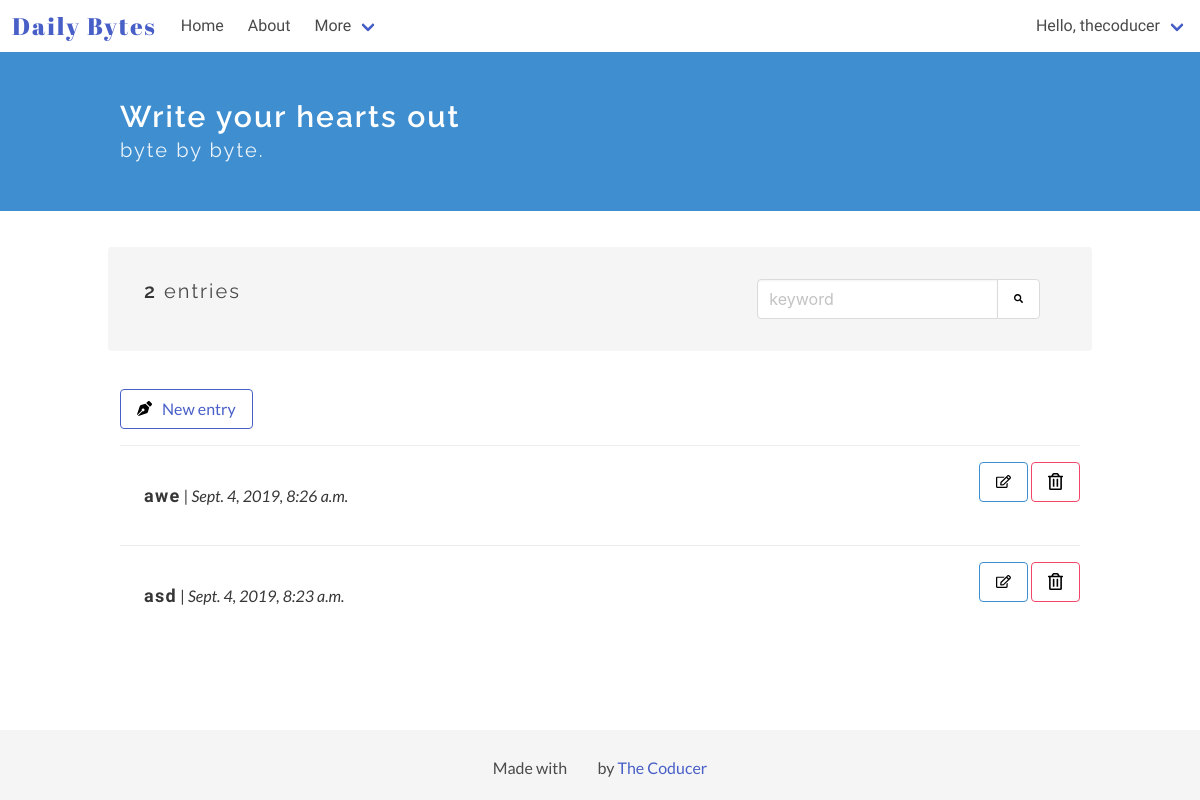
Page / (signed in) on the earlier database version.
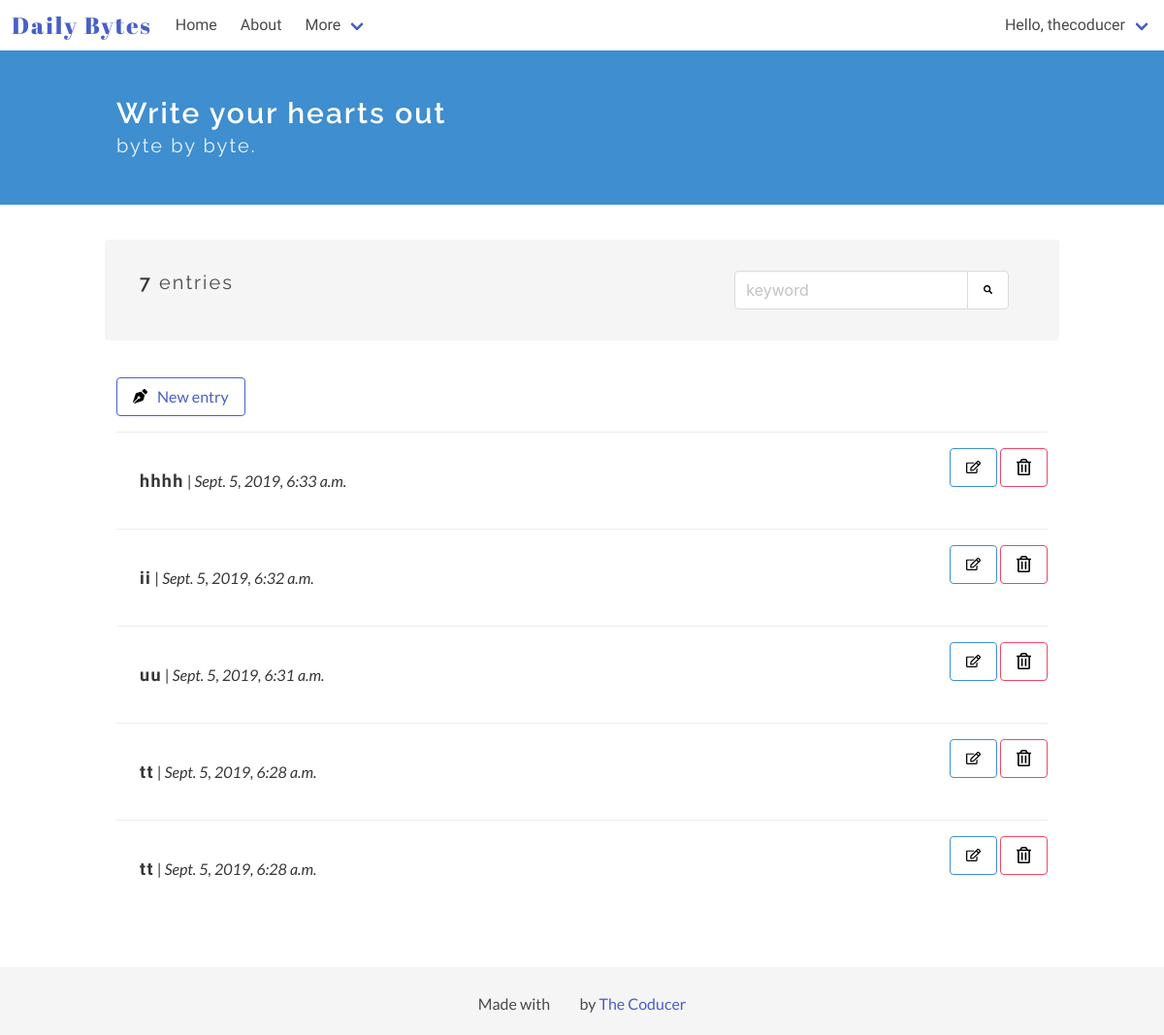
Same page on the later database version.
### diary_app/models.py (models this page shows)
class Entry(models.Model):
    author = models.ForeignKey(User, on_delete=models.CASCADE) # User is an auth model
    title = models.CharField(max_length=100, default='', verbose_name="")
    text = RichTextUploadingField(verbose_name="")
    date_posted = models.DateTimeField(auto_now_add = True)
    bio = models.TextField(max_length=500, blank=True)
    drafts = models.BooleanField(default=False)
    """ def __str__(self):
        return 'Entry #{}'.format(self.id) """
    class Meta:
        verbose_name_plural = 'entries'

### diary_app/views.py (the view)
# urls.py: 2. Add a URL to urlpatterns:  path('', views.home, name='home')
@login_required
def home(request):
    entries = Entry.objects.filter(author=request.user)
    count_entries = entries.count()
    entries = entries.order_by('-date_posted')
    paginator = Paginator(entries, 5)
    page = request.GET.get('page')
    entries = paginator.get_page(page)
    context = {'entries': entries, 'count_entries': count_entries}
    return render(request, 'diary_app/home.html', context)

### diary_app/templates/diary_app/home.html (shortened to what this page needs)
<!DOCTYPE html>
<html lang="en">
<head>
</head>
<body>
    {% extends "./base.html" %}
    {% block content %}
    {% load static %}
    <section class="hero is-info">
        <div class="hero-body">
        <div class="container">
            <h1 class="title">
                Write your hearts out
            </h1>
            <h2 class="subtitle">
                byte by byte.
            </h2>
        </div>
        </div>
    </section>
    <section class="section">
        <div class="container">
            <div class="container my-top-bar">
            <div class="columns notification">
                <div class="column is-two-thirds">
                    <p class="subtitle is-5">
                        {% if count_entries < 1 %}
                            You don't have any entries
                        {% else %}
                            <strong>{{ count_entries }}</strong> entries
                        {% endif %}
                    </p>
                </div>
                <div class="column">
                <div class="field has-addons">
                    <p class="control">
                        <input class="input" type="text" placeholder="keyword">
                    </p>
                    <p class="control">
                        <button class="button">
                            <img class="search-icon" src="{% static '/images/search.svg' %}" alt="Add new byte" width=15px height=15px>
                        </button>
                    </p>
                    </div>
                    </div>
                </div>
                </div>
        <article class="media">
            <div class="media-content">
                <div class="content">
                    <a class="button is-link is-outlined" href="{% url 'add' %}"><img src="{% static '/images/pen.svg' %}" alt="Add new byte" width=15px height=15px style="margin-right: 10px;">New entry</a>
                </div>
            </div>
        </article>
        {% for entry in entries %}
        <article class="media">
                <div class="media-content">
                    <a href="/entry/{{entry.id}}">
                    <div class="content notification readmore-div">
                        <p>
                            <strong class="entry-title">{{ entry.title }}</strong> | <i>{{ entry.date_posted }}</i>
                        </p>
                    </div>
                    </a>
                </div>
                <div class="media-right">
                        <a class="button is-info is-outlined" href="/edit/{{entry.id}}"><img src="{% static '/images/edit.svg' %}" alt="Edit" width=15px height=15px></a>
                        <a class="button is-danger is-outlined" href="/delete/{{entry.id}}" onclick="del()"><img src="{% static '/images/delete.svg' %}" alt="Delete" width=15px height=15px color: red;></a>
                </div>
        </article>
        {% endfor %}
        </div>
    </section>
    {% endblock %}

Differences in the rows shown:
no longer on this page (row unchanged): Entry: title "awe", date_posted "Sept. 4, 2019, 8:26 a.m."
no longer on this page (row unchanged): Entry: title "asd", date_posted "Sept. 4, 2019, 8:23 a.m."
added Entry: title "hhhh", date_posted "Sept. 5, 2019, 6:33 a.m."
added Entry: title "ii", date_posted "Sept. 5, 2019, 6:32 a.m."
added Entry: title "uu", date_posted "Sept. 5, 2019, 6:31 a.m."
added Entry: title "tt", date_posted "Sept. 5, 2019, 6:28 a.m."
added Entry: title "tt", date_posted "Sept. 5, 2019, 6:28 a.m."
Other differences:
{{ count_entries }}: "2" → "7"
